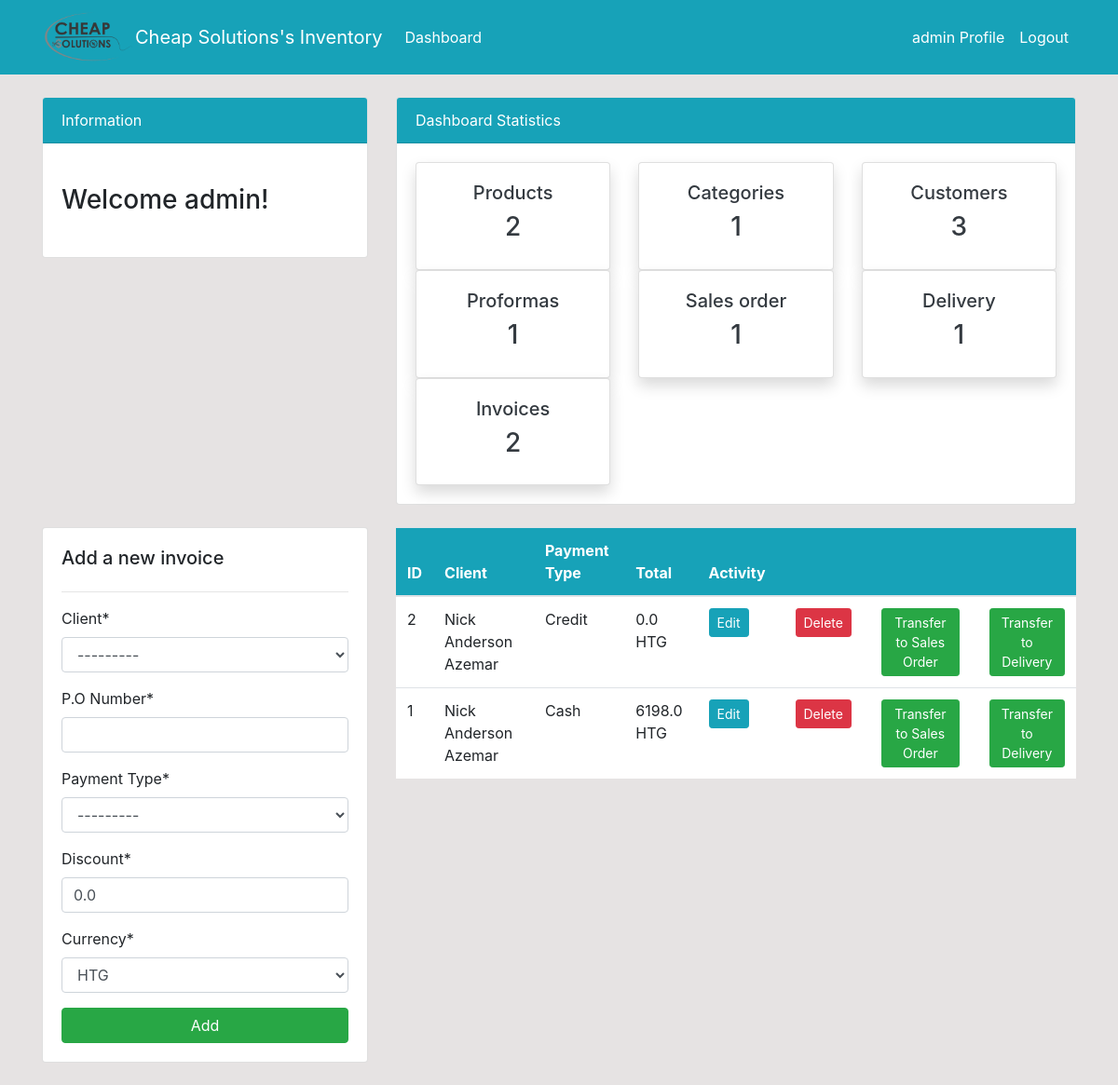
Page /invoices/ (signed in) on the earlier database version.
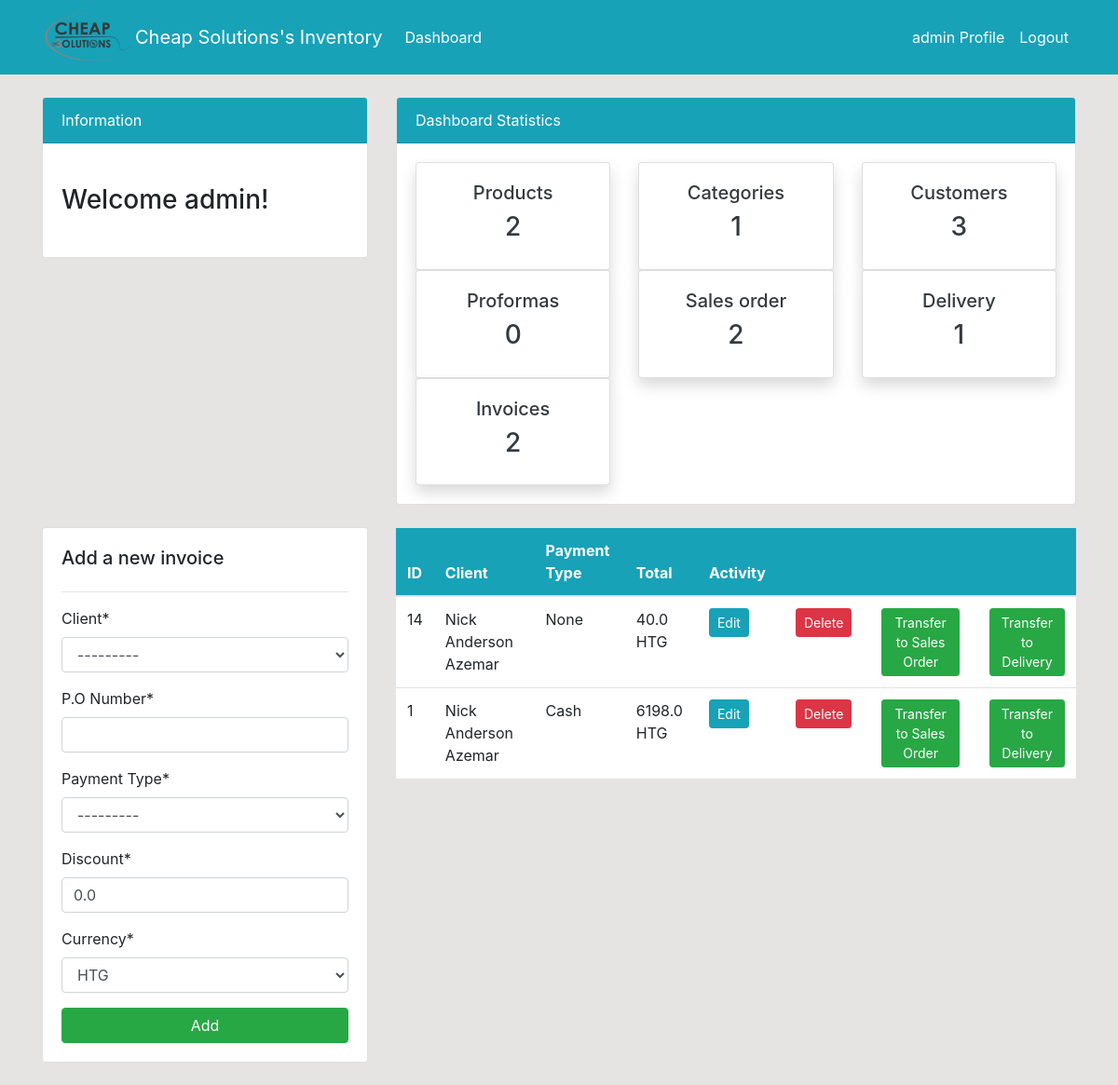
Same page on the later database version.
### dashboard/models.py (models this page shows, shortened)
class Invoice(models.Model):
    Type   = models.CharField('Invoice Type',
                                   max_length = 50,
                                   choices = Invoice_Type,
                                   null = True)
    client = models.ForeignKey(Customer, on_delete=models.SET_NULL, null=True)
    name_backup = models.CharField(max_length=500, null = True)
    email_backup = models.EmailField(max_length=254, null=True)
    phone_backup = models.PositiveIntegerField(null=True)
    address_backup = models.CharField(max_length=500, null=True )
    PoNumber = models.IntegerField('P.O Number',null=True)
    PaymentType = models.CharField('Payment Type',
                                   max_length=50,
                                   choices=Payment_Type,
                                   null=True)
    Date   = models.DateTimeField('Date',
                              default=datetime.now, blank=True
                              )
    Total = models.FloatField(null=True, default = 0.0)
    discount = models.FloatField('Discount',null=True, default = 0.0)
    Balance = models.FloatField(null=True)
    currency = models.CharField(max_length=50, choices=Currency_Category,default='HTG',null=True)
    class Meta:
        ordering = ('Date',)

### dashboard/views.py (the view)
# urls.py: path('invoices/', views.invoices, name='dashboard-invoices'),#invoice
@login_required(login_url='user-login')
def invoices(request):
    proforma = Proforma.objects.all().order_by('-id',)
    proforma_count = proforma.count()
    invoice_count = 0
    invoice = Invoice.objects.all().order_by('-id',)
    for inv in invoice:
        if inv.Type == "Invoice":
            invoice_count += 1
    invoice_salesorder_count = 0
    invoice = Invoice.objects.all().order_by('-id',)
    for inv in invoice:
        if inv.Type == "Sales Order":
            invoice_salesorder_count += 1
    invoice_delivery_count = 0
    invoice = Invoice.objects.all().order_by('-id',)
    for inv in invoice:
        if inv.Type == "Delivery":
            invoice_delivery_count += 1
    category = Category.objects.all().order_by('-id',)
    category_count = category.count()
    product = Product.objects.all().order_by('-id',)
    product_count = product.count()
    customer = Customer.objects.all()
    customer_count = customer.count()
    order = Order.objects.all().order_by('-id',)
    order_count = order.count()
    """"""
    if request.method == 'POST':
        form = InvoiceForm(request.POST)
        if request.POST.get("client"):
          custo = Customer.objects.get(id=int(request.POST.get("client")))
          request.POST._mutable = True
          request.POST['name_backup'] = custo.name
          request.POST['email_backup'] = custo.email
          request.POST['phone_backup'] = custo.phone
          request.POST['address_backup'] = custo.address
          request.POST['Type'] = "Invoice"
        if form.is_valid():
          form.save()
          messages.success(request, f'An invoice has been added')
          return redirect('dashboard-invoices')
    else:
       form = InvoiceForm()
    context = {
        'delivery': invoice_delivery_count,
        'salesorder': invoice_salesorder_count,
        'proforma':proforma,
        'proforma_count':proforma_count,
        'invoice': invoice,
        'invoice_count': invoice_count,
        'category': category,
        'category_count': category_count,
        'product': product,
        'form': form,
        'customer_count': customer_count,
        'product_count': product_count,
        'order_count': order_count,
    }
    return render(request, 'dashboard/invoice.html', context)

### dashboard/forms.py
class InvoiceForm(forms.ModelForm):
  class Meta:
    model = Invoice
    fields = ['client',
                  'PoNumber',
                  'PaymentType',
                  'discount',
                  'currency',
                  'name_backup',
                  'email_backup',
                  'phone_backup',
                  'address_backup',
                  'Type',]
  def __init__(self, *args, **kwargs):
    super(InvoiceForm, self).__init__(*args, **kwargs)
    for field in self.fields:
      self.fields['name_backup'].widget = forms.HiddenInput()
      self.fields['email_backup'].widget = forms.HiddenInput()
      self.fields['phone_backup'].widget = forms.HiddenInput()
      self.fields['address_backup'].widget = forms.HiddenInput()
      self.fields['Type'].widget = forms.HiddenInput()

### dashboard/models.py (called while the page is built)
    def __str__(self):
        return '{0}'.format(self.name)

### templates/dashboard/invoice.html (shortened to what this page needs)
{% extends 'partials/base.html' %} {% block title %}Invoices Page{% endblock %} {% load crispy_forms_tags %}
{% block content %} {% include 'partials/topside.html' %}
<div class="row my-4">
	<div class="col-md-4">
		<div class="card card-body">
			<h5>Add a new invoice</h5>
			<hr>
			<form method="POST">
				{% csrf_token %} {{ form|crispy }}
				<input class="btn btn-success btn-block" type="submit" value="Add">
            </form>
        </div>
    </div>
    <div class="col-md-8">
        <table class="table bg-white">
            <thead class="bg-info text-white">
                <tr>
                    <th scope="col">ID</th>
                    <th scope="col">Client</th>
                    <th scope="col">Payment Type</th>
                    <th scope="col">Total</th>
                    <th scope="col">Activity</th>
                    <th scope="col"></th>
										<th scope="col"></th>
										<th scope="col"></th>
                </tr>
            </thead>
            <tbody>
                {% for invoice in invoice %}
								{% if invoice.Type == "Invoice" %}
                <tr>
                    <td>{{ invoice.id }}</td>
                    <td>{{ invoice.name_backup }}</td>
                    <td>{{ invoice.PaymentType }}</td>
                   <td>{{ invoice.Total }} {{ invoice.currency }}</td>
                    <td>
                        <a class="btn btn-info btn-sm mr-2"
                            href="{% url 'dashboard-invoices-edit-product' invoice.id %}">Edit</a>
                    </td>
                    <td>
                      <a class="btn btn-danger btn-sm ml-2"
                            href="{% url 'dashboard-invoices-delete' invoice.id %}">Delete</a>
                    </td>
										<td>
                      <a class="btn btn-success btn-sm ml-2"
                            href="{% url 'dashboard-invoices-tranfer-salesorder' invoice.id %}">Transfer to Sales Order</a>
                    </td>
										<td>
                      <a class="btn btn-success btn-sm ml-2"
                            href="{% url 'dashboard-invoices-tranfer-delivery' invoice.id %}">Transfer to Delivery</a>
                    </td>
                </tr>
								{% endif %}
                {% endfor %}
            </tbody>
        </table>
    </div>
</div>
{% endblock %}

### templates/partials/base.html (shortened to what this page needs)
{% load static %}
<!doctype html>
<html lang="en">
<head>
	<link rel="stylesheet" href="https://cdn.jsdelivr.net/npm/bootstrap@4.6.0/dist/css/bootstrap.min.css"
>
	<link rel="stylesheet" href="https://use.fontawesome.com/releases/v5.15.2/css/all.css"
>
	<link rel="stylesheet" href="{% static 'style.css' %}">
</head>
<body>
	{% include 'partials/nav.html' %}
	<div class="container">
		{% block content %} {% endblock %}
	</div>
</body>
</html>

### templates/partials/nav.html (shortened to what this page needs)
{% load static %}
<nav class="navbar navbar-expand-lg navbar-info bg-info">
    <div class="container">
        <img class="img2" src="{% static '/img/Cheap solution logo.png' %}" alt="Cheap Solutions" style="width: 100%; max-width: 100px" />
        <a class="navbar-brand text-white" href="{% url 'dashboard-index' %}">Cheap Solutions's Inventory</a>
        {% if user.is_authenticated %}
        <div class="collapse navbar-collapse" id="navbarSupportedContent">
            <ul class="navbar-nav mr-auto">
                <li class="nav-item active">
                    <a class="nav-link text-white" href="{% url 'dashboard-index' %}">Dashboard </a>
                </li>
            </ul>
            <ul class="navbar-nav ml-auto">
                <li class="nav-item active">
                    <a class="nav-link text-white" href="{% url 'user-profile' %}">{{ user.username }} Profile
                        <span class="sr-only">(current)</span></a>
                </li>
                <li class="nav-item">
                    <a class="nav-link text-white" href="{% url 'user-logout' %}">Logout</a>
                </li>
            </ul>
            {% endif %}
        </div>
    </div>
</nav>

### templates/partials/topside.html
<div class="row">
    <div class="col-md-4 mt-4">
        <div class="card">
            <div class="card-header bg-info text-white">
                Information
            </div>
            <div class="card-body">
                <marquee behavior="" direction="">
                    <h3 class="my-4">Welcome {{ user.username }}!</h3>
                </marquee>
            </div>
        </div>
    </div>
    <div class="col-md-8 mt-4">
        <div class="card">
            <div class="card-header bg-info text-white">
                Dashboard Statistics
            </div>
            <div class="card-body">
                <div class="row">
                    <div class="col-md-4">
                        <a class="text-decoration-none text-dark" href="{% url 'dashboard-products' %}">
                            <div class="card my-card shadow">
                                <div class="card-body text-center">
                                    <h5>Products </h5>
                                    <h3>{{ product_count }}</h3>
                                </div>
                            </div>
                        </a>
                    </div>
                    <div class="col-md-4">
                        <a class="text-decoration-none text-dark" href="{% url 'dashboard-products-category' %}">
                            <div class="card my-card shadow">
                                <div class="card-body text-center">
                                    <h5>Categories </h5>
                                    <h3>{{ category_count }}</h3>
                                </div>
                            </div>
                        </a>
                    </div>
                     <div class="col-md-4">
                        <a class="text-decoration-none text-dark" href="{% url 'dashboard-customers' %}">
                            <div class="card my-card shadow">
                                <div class="card-body text-center">
                                    <h5>Customers</h5>
                                    <h3>{{customer_count}}</h3>
                                </div>
                            </div>
                        </a>
                    </div>
                    <div class="col-md-4">
                        <a class="text-decoration-none text-dark" href="{% url 'dashboard-proformas' %}">
                            <div class="card my-card shadow">
                                <div class="card-body text-center">
                                    <h5>Proformas </h5>
                                    <h3>{{ proforma_count }}</h3>
                                </div>
                            </div>
                        </a>
                    </div>
                    <div class="col-md-4">
                        <a class="text-decoration-none text-dark" href="{% url 'dashboard-invoices-salesorder' %}">
                            <div class="card my-card shadow">
                                <div class="card-body text-center">
                                    <h5>Sales order</h5>
                                    <h3>{{ salesorder }}</h3>
                                </div>
                            </div>
                        </a>
                    </div>
                    <div class="col-md-4">
                        <a class="text-decoration-none text-dark" href="{% url 'dashboard-invoices-delivery' %}">
                            <div class="card my-card shadow">
                                <div class="card-body text-center">
                                    <h5>Delivery</h5>
                                  <h3>{{ delivery }}</h3>
                                </div>
                            </div>
                        </a>
                    </div>
                    <div class="col-md-4">
                        <a class="text-decoration-none text-dark" href="{% url 'dashboard-invoices' %}">
                            <div class="card my-card shadow">
                                <div class="card-body text-center">
                                    <h5>Invoices </h5>
                                    <h3>{{ invoice_count }}</h3>
                                </div>
                            </div>
                        </a>
                    </div>
                </div>
            </div>
        </div>
    </div>
</div>

### static/style.css (style rules this page uses)
body { background: rgb(230, 227, 227); }

### templates/partials/nav.html (style rules this page uses)
.img2 { -webkit-filter: grayscale(100%); filter: grayscale(100%); }

Differences in the rows shown:
removed Invoice: id "2", name_backup "Nick Anderson Azemar", PaymentType "Credit", Total "0.0", currency "HTG"
added Invoice: id "14", name_backup "Nick Anderson Azemar", PaymentType "None", Total "40.0", currency "HTG"
Other differences:
{{ proforma_count }}: "1" → "0"
{{ salesorder }}: "1" → "2"
